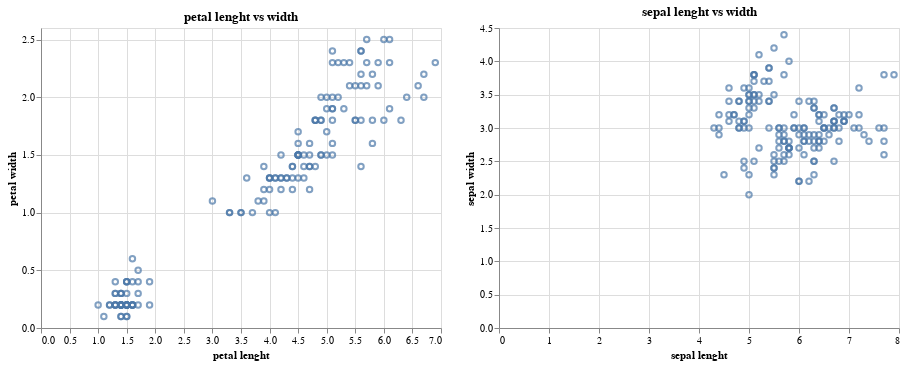

Source (notebook cell):
### Code cell
# resposta 2
var = data.iris()
var.head()
def chart_characteristic(part):
    x = part+'Length'
    x_title = part+' lenght'
    y = part+'Width'
    y_title = part+' width'
    p_title = part + ' lenght vs width'
    return (alt.Chart(var).mark_point().properties(title=p_title).encode(  
        alt.X(x, axis=alt.Axis(title=x_title)),
        alt.Y(y, axis=alt.Axis(title=y_title)))
    )

def present_chart_composition(part1, part2):
    return chart_characteristic(part1) | chart_characteristic(part2)

present_chart_composition('petal','sepal')

### Figure 1 — Vega-Lite specification as saved in the notebook (floating-point values rounded to 4 significant figures; data arrays with more than 128 entries replaced by an {"elided": "..."} marker saying what was removed)
{"config": {"view": {"continuousWidth": 400, "continuousHeight": 300}}, "hconcat": [{"mark": "point", "encoding": {"x": {"type": "quantitative", "axis": {"title": "petal lenght"}, "field": "petalLength"}, "y": {"type": "quantitative", "axis": {"title": "petal width"}, "field": "petalWidth"}}, "title": "petal lenght vs width"}, {"mark": "point", "encoding": {"x": {"type": "quantitative", "axis": {"title": "sepal lenght"}, "field": "sepalLength"}, "y": {"type": "quantitative", "axis": {"title": "sepal width"}, "field": "sepalWidth"}}, "title": "sepal lenght vs width"}], "data": {"name": "data-a264acbd6e539a8b3afc0cb5f240fb57"}, "$schema": "https://vega.github.io/schema/vega-lite/v4.0.2.json", "datasets": {"data-a264acbd6e539a8b3afc0cb5f240fb57": {"elided": "150 records"}}}
